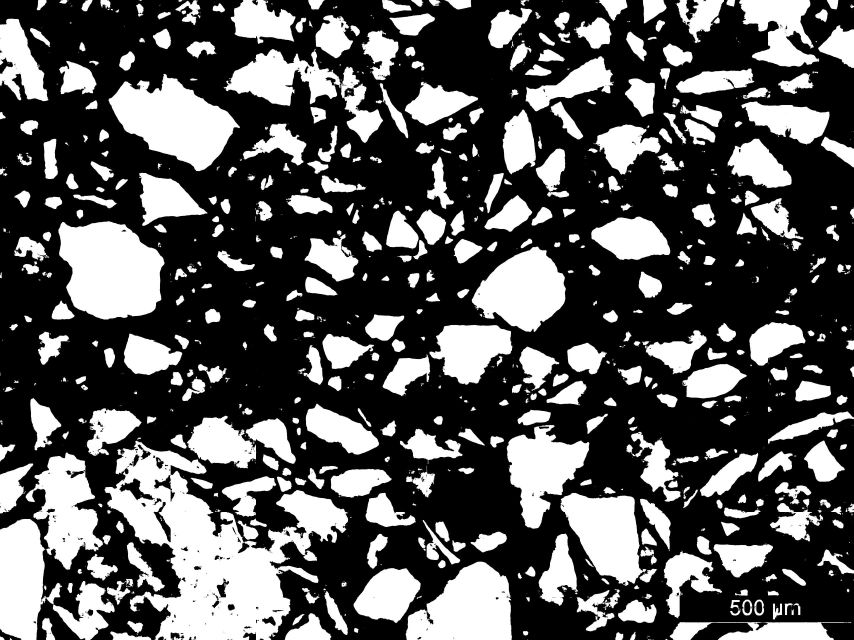
#> input picture areaCal/14-Contour-Features/img.png, 2560 x 1920 px (shown at 1/3 size)
$ python cv2_contours_features.py   (older library calls are emulated)
#> lines starting #> are read from the running program, lines starting #| are printed output that depends on the picture; after the words box and inside, x2 and y2 are one past the last pixel; in counts of white or black regions, pixels touching at a corner belong together
import cv2
import numpy as np

# 载入手写数字图片
img = cv2.imread(r'./img.png', 0)
#> img is the input picture: shape (1920, 2560); min 0, max 255, mean 88.7
_, thresh = cv2.threshold(img, 0, 255, cv2.THRESH_BINARY_INV + cv2.THRESH_OTSU)
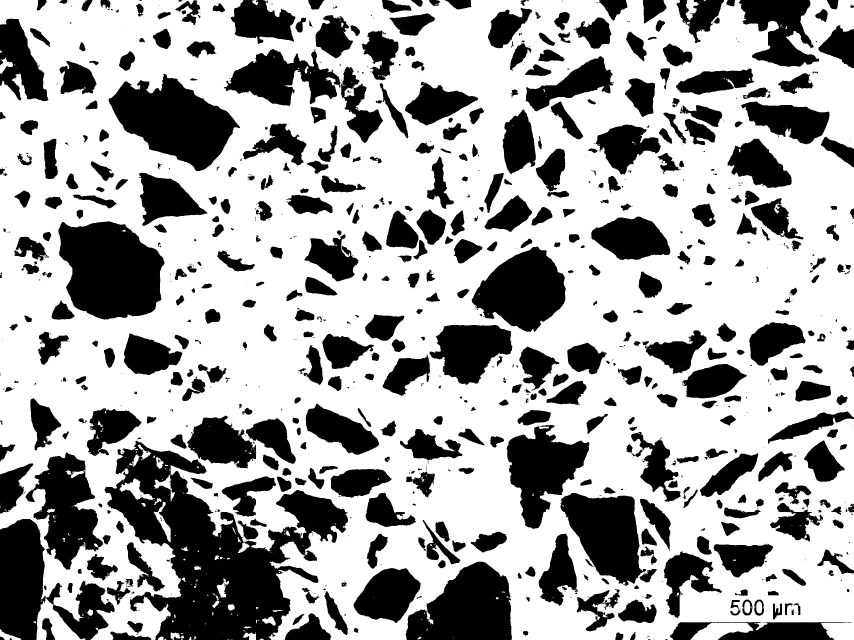
#> thresh: shape (1920, 2560) (shown at 1/3 size); 65.2% white; 949 black regions (406 under 20 px)
image, contours, hierarchy = cv2.findContours(thresh, 3, 2)
#> contours = 1366 contours, 758 with area under 20; largest, box (x1, y1, x2, y2) and area: (0, 0, 2560, 1920) 4435010, (174, 663, 495, 960) 71772, (324, 221, 721, 514) 63298, (1414, 739, 1698, 997) 46470, (670, 146, 1150, 430) 44544

# 创建出两幅彩色图用于绘制
img_color1 = cv2.cvtColor(image, cv2.COLOR_GRAY2BGR)
#> img_color1: shape (1920, 2560, 3); 65.2% white; 949 black regions (406 under 20 px), largest, box (x1, y1, x2, y2) and area: (313, 1322, 1044, 1920) 182793, (175, 664, 494, 959) 71225, (325, 222, 720, 513) 62746
img_color2 = np.copy(img_color1)

# 以数字3的轮廓为例
cnt = contours[0]
#> cnt = [[692, 1919], [694, 1919]]
cv2.drawContours(img_color1, [cnt], 0, (0, 0, 255), 2)

# 1.轮廓面积
area = cv2.contourArea(cnt)  # 4386.5
#> area = 0
print(area)
#| 0.0


# 2.轮廓周长
perimeter = cv2.arcLength(cnt, True)  # 585.7716
#> perimeter = 4
print(perimeter)
#| 4.0


# [8 lines of commented-out code are left out]
x, y, w, h = cv2.boundingRect(cnt)  # 外接矩形
#> x = 692; y = 1919; w = 3; h = 1
cv2.rectangle(img_color1, (x, y), (x + w, y + h), (0, 255, 0), 2)

rect = cv2.minAreaRect(cnt)  # 最小外接矩形
#> rect = ((693, 1919), (0, 2), -90)
box = np.int0(cv2.boxPoints(rect))  # 矩形的四个角点并取整
#> box = [[694, 1919], [692, 1919], [692, 1919], [694, 1919]]
# 也可以用astype(np.int)取整
cv2.drawContours(img_color1, [box], 0, (255, 0, 0), 2)

cv2.imshow('contours', img_color1)
cv2.waitKey(0)


# 5.最小外接圆
(x, y), radius = cv2.minEnclosingCircle(cnt)
#> x = 693; radius = 1
(x, y, radius) = np.int0((x, y, radius))
# 或使用这句话取整：(x, y, radius) = map(int, (x, y, radius))
cv2.circle(img_color2, (x, y), radius, (0, 0, 255), 2)


# 6.拟合椭圆
#> (the run stopped early here; a loop or call above may not have finished)
